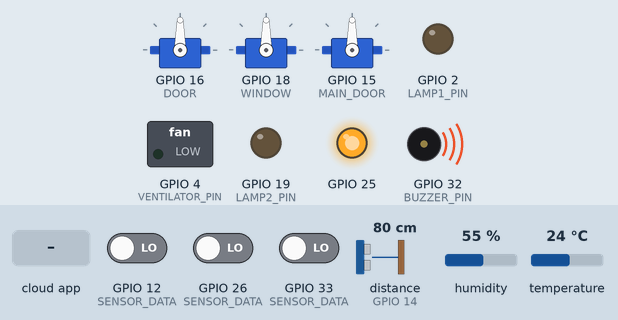
A sketch run on a simulated ESP32. Parts: 3 × servo, switched loads named in the sketch (green lamp = pin HIGH), output pins drawn as LEDs (lit = HIGH), buzzer (waves = sounding, pin HIGH). Wiring (inferred from the names in the program): ultrasonic range finder: trigger GPIO 27; echo GPIO 14. The test bench sets the inputs (shaded band); at power-on: distance to the obstacle (sensor on GPIO 14) 80 cm, GPIO 12 (SENSOR_DATA) LOW, GPIO 26 (SENSOR_DATA) LOW, GPIO 33 (SENSOR_DATA) LOW, humidity 55 %, temperature 24 °C. The echo pulse lasts 58.3 µs per cm; WiFi joins after 1.5 s; servers stay silent unless stated; the Firebase database answers and starts empty; pins used as bus, display or sensor lines are not drawn.

Above: at 2.7 s.
2.8 s: distance to the obstacle (sensor on GPIO 14) set to 26 cm
5.4 s: distance to the obstacle (sensor on GPIO 14) set to 21 cm
At 7.1 s:
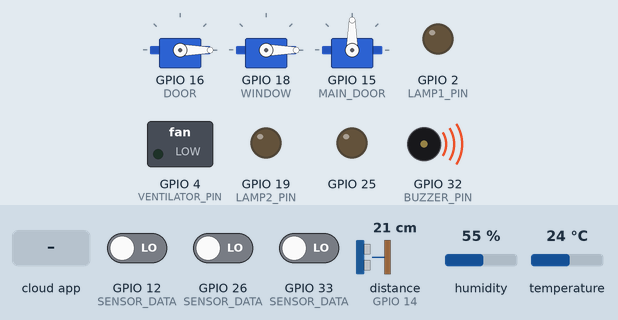
7.7 s: the phone or cloud app sets LAMP1 to 1
At 9.4 s:
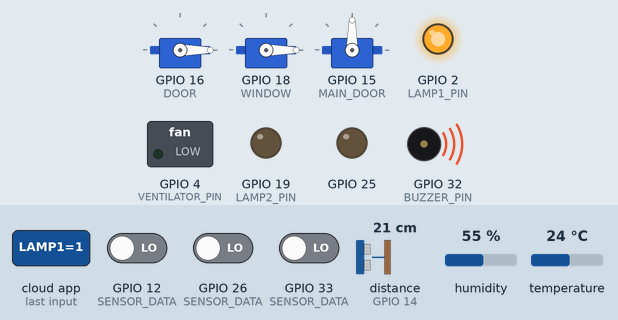
9.7 s: the phone or cloud app sets LAMP2 to 1
At 14.8 s:
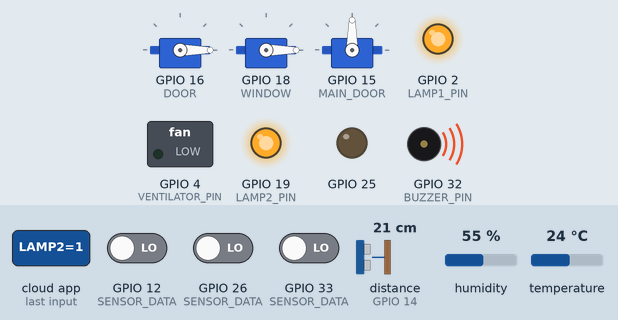
15.6 s: the phone or cloud app sets VENTILATOR to 1
At 20.3 s:
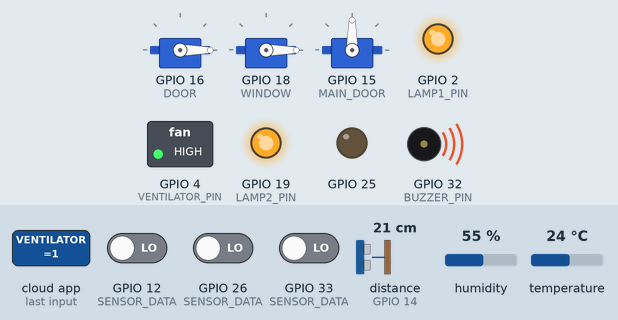
21.5 s: the phone or cloud app sets DOOR to 1
At 27.0 s:
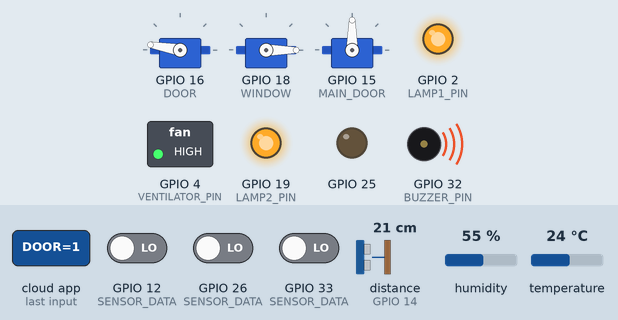
Timing chart, 0 to 28.3 s (numbered marks = the images above; inputs shaded):
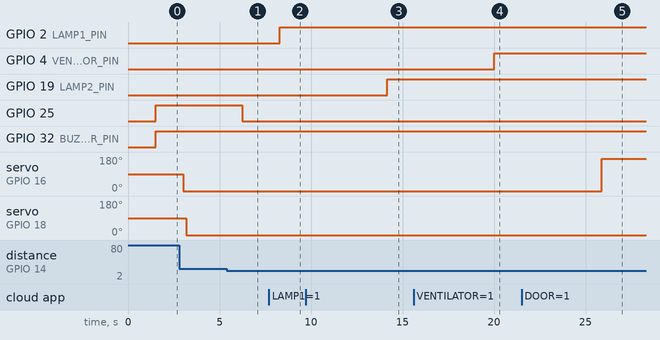

The sketch:

final_code_smart_home.ino
```cpp
/*
     __________________________   SMART HOME SYSTEMS V1.0   __________________________

     IOT BASED SMART HOME AUTOMATION CONNECTED WITH FIREBASE AND ANDROID APP,
     ALSO INTEGRATED  WITH ARTIFICIAL NEURAL NETWORKS MODEL FOR FACE RECOGNITION
     USING TENSORFLOW WITH CNN ALGORITHM
     ESP32 IS MAIN CONTROLLER IN IOT
     _________________________________________________________________________________
     Sensor And Devices Are Use
           Esp32 board
           3 set of Relays
           DHT11 sensor
           Flame sensor
           Pir   sensor
           3 set of Servo Motor
*/
// 1) wifi -------------------------------------------------------------------------
#include <WiFi.h>
#define WIFI_SSID   "SSID"
#define WIFI_PASSWORD "PASSWORD"
// 2) BD -------------------------------------------------------------------------
#include <Firebase_ESP_Client.h>
#include "addons/TokenHelper.h"
#include "addons/RTDBHelper.h"
#define API_KEY "API_KEY"
#define DATABASE_URL "DATABASE_URL"
FirebaseData fbdo;
FirebaseAuth auth;
FirebaseConfig config;
unsigned long sendDataPrevMillis = 0;
bool signupOK = false;
// 3) DHT -------------------------------------------------------------------------
#include <DHT.h>
DHT dht(13, DHT11);
float t ;
float h ;
// 4) PIR -------------------------------------------------------------------------
int dataPIR ;
// 5) FIRE -------------------------------------------------------------------------
int dataFIRE ;
//  6) GAZ -------------------------------------------------------------------------
int dataGAZ ;
//  7) LAMP1 -------------------------------------------------------------------------
int LAMP1_PIN = 2;
bool LAMP1status;
//  8) LAMP2 -------------------------------------------------------------------------
int LAMP2_PIN = 19;
bool LAMP2status;
//  9) VENTILATOR -------------------------------------------------------------------------
int VENTILATOR_PIN = 4;
bool VENTILATORstatus;
// 10) DOOR AND WINDOW -------------------------------------------------------------------------
#include <ESP32Servo.h>
Servo DOOR;
Servo WINDOW;
bool DOORstatus;
bool WINDOWstatus;
// 11) buzzer-------------------------------------------------------------------------
int BUZZER_PIN = 32;
// 12) SERIAL PYTHON -------------------------------------------------------------------------
Servo MAIN_DOOR;
String myCMD;
// 12) water lavel -------------------------------------------------------------------------
const int trigPin = 27;
const int echoPin = 14;
float valper;
float SOUND_SPEED= 0.034;
long duration;
float distanceCm;
void setup() {
  // 1) DHT -------------------------------------------------------------------------
  dht.begin();
  // 2) PIR -------------------------------------------------------------------------
  pinMode(12, INPUT);
  // 3) FIRE -------------------------------------------------------------------------
  pinMode(26, INPUT);
  // 5) GAZ -------------------------------------------------------------------------
  pinMode(33, INPUT);
  // 6) LAMP1 -------------------------------------------------------------------------
  pinMode(LAMP1_PIN, OUTPUT);
  // 7) LAMP2 -------------------------------------------------------------------------
  pinMode(LAMP2_PIN, OUTPUT);
  // 8) VENTILATOR -------------------------------------------------------------------------
  pinMode(VENTILATOR_PIN, OUTPUT);
  // 9) DOOR -------------------------------------------------------------------------
  DOOR.attach(16);
  // 10) WINDOW -------------------------------------------------------------------------
  WINDOW.attach(18);
  // 11) BUZZER -------------------------------------------------------------------------
  pinMode(BUZZER_PIN, OUTPUT);
  // 12) SERIAL PYTHON -------------------------------------------------------------------------
  MAIN_DOOR.attach(15);
  //13) water lave control
  pinMode(trigPin, OUTPUT); // Sets the trigPin as an Output
  pinMode(echoPin, INPUT); // Sets the echoPin as an Input
  pinMode(25, OUTPUT);
  // 13) serial -------------------------------------------------------------------------
  Serial.begin(9600);
  // 14) wifi -------------------------------------------------------------------------
  WiFi.begin(WIFI_SSID, WIFI_PASSWORD);
  while (WiFi.status() != WL_CONNECTED) {}
  // 15) DB -------------------------------------------------------------------------
  config.api_key = API_KEY;
  config.database_url = DATABASE_URL;
  if (Firebase.signUp(&config, &auth, "", "")) {
    signupOK = true;
  }
  else {
  }
  config.token_status_callback = tokenStatusCallback;
  Firebase.begin(&config, &auth);
  Firebase.reconnectWiFi(true);
}
void loop() {
  SENSOR_DATA();
  if (Firebase.ready() && signupOK && (millis() - sendDataPrevMillis > 5000 || sendDataPrevMillis == 0)) {
    sendDataPrevMillis = millis();
    // SEND -------------------------------------------------------------------------
    SEND_DATA();
    // READ -------------------------------------------------------------------------
    READ_DATA();
  }
  SERIAL_PYTHON();
}
void SENSOR_DATA() {
  t = dht.readTemperature();
  h = dht.readHumidity();
  dataPIR = digitalRead(12);
  dataFIRE = !digitalRead(26);
  dataGAZ = !digitalRead(33);
  digitalWrite(trigPin, LOW);
  delayMicroseconds(2);
  // Sets the trigPin on HIGH state for 10 micro seconds
  digitalWrite(trigPin, HIGH);
  delayMicroseconds(10);
  digitalWrite(trigPin, LOW);
  duration = pulseIn(echoPin, HIGH);
  distanceCm = duration * SOUND_SPEED/2;
  if (distanceCm>40) {distanceCm=40;}
  if (distanceCm<5) {distanceCm=5;}
  valper=map(distanceCm,5,40,100,0);
  ALARM();
}
void SEND_DATA() {
  if (Firebase.RTDB.setFloat(&fbdo, "/Sensor/huy", h)) {}else {}
  if (Firebase.RTDB.setFloat(&fbdo, "/Sensor/temp", t)) {}else {}
  if (Firebase.RTDB.setBool(&fbdo, "/Sensor/pir", dataPIR)) {}else {}
  if (Firebase.RTDB.setBool(&fbdo, "/Sensor/flam", dataFIRE)){}else {}
  if (Firebase.RTDB.setBool(&fbdo, "/Sensor/gaz", dataGAZ)){}else {}
  if (Firebase.RTDB.setFloat(&fbdo, "/Sensor/water lavel", valper)) {}else {}
}
void READ_DATA() {
  //  LAMP1
  if (Firebase.RTDB.getBool(&fbdo, "/actuators/LAMP1")) {
    if (fbdo.dataType() == "boolean")
    {
      LAMP1status = fbdo.boolData();
      digitalWrite(LAMP1_PIN, LAMP1status);
    }
  }
  else {}
  //  LAMP2
  if (Firebase.RTDB.getBool(&fbdo, "/actuators/LAMP2")) {
    if (fbdo.dataType() == "boolean")
    {
      LAMP2status = fbdo.boolData();
      digitalWrite(LAMP2_PIN, LAMP2status);
    }
  }
  else {}
  //  VENTILATOR
  if (Firebase.RTDB.getBool(&fbdo, "/actuators/VENTILATOR")) {
    if (fbdo.dataType() == "boolean")
    {
      VENTILATORstatus = fbdo.boolData();
      digitalWrite(VENTILATOR_PIN, VENTILATORstatus);
    }
  }
  else {}
  //  DOOR
  if (Firebase.RTDB.getBool(&fbdo, "/actuators/DOOR")) {
    if (fbdo.dataType() == "boolean") {
      DOORstatus = fbdo.boolData();
      if (DOORstatus) {
        DOOR.write(170);
      }
      else {
        DOOR.write(0);
      }
    }
  }
  else {}
  //  WINDOW
  if (Firebase.RTDB.getBool(&fbdo, "/actuators/WINDOW")) {
    if (fbdo.dataType() == "boolean") {
      WINDOWstatus = fbdo.boolData();
      if (WINDOWstatus) {
        WINDOW.write(170);
      }
      else {
        WINDOW.write(0);
      }
    }
  }
  else {}
}
// func alarm
void ALARM() {
  if (dataGAZ ==1 or dataFIRE == 1 or dataPIR == 1 ) {digitalWrite(BUZZER_PIN, 1);}
  else {digitalWrite(BUZZER_PIN, 0);}
  if (valper<50){digitalWrite(25,1);}
  else{digitalWrite(25,0);}
}
// SERIAL PYTHON
void SERIAL_PYTHON() {
  myCMD = Serial.readStringUntil('\r');
  if (myCMD == "ON") {
    MAIN_DOOR.write(180);
  }
  else if (myCMD == "OFF") {
    MAIN_DOOR.write(0);
  }
}
```

Measured:
- the behaviour switches between 24 and 23 cm on distance to the obstacle (sensor on GPIO 14) (found by bisection; images 0 and 1)
- after the input at 5.4 s, GPIO 25: HIGH → LOW after 0.84 s
- after the input at 7.7 s, GPIO 2 (LAMP1_PIN): LOW → HIGH after 0.59 s
- after the input at 9.7 s, GPIO 19 (LAMP2_PIN): LOW → HIGH after 4.5 s
- after the input at 15.6 s, GPIO 4 (VENTILATOR_PIN): LOW → HIGH after 4.4 s
- after the input at 21.5 s, servo on GPIO 16 (DOOR): 0° → 170° after 4.4 s
